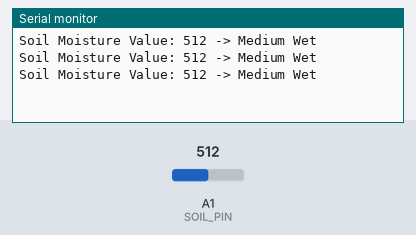
Bench run of a sketch on a simulated Arduino Uno, built with avr-gcc and run on an emulated ATmega328P. Parts: the last lines printed to the serial monitor. The inputs (shaded band) are chosen by the test bench; at power-on: A1 (SOIL_PIN) = 512.

Above: at 1.3 s.
1.4 s: A1 (SOIL_PIN) set to 411
At 1.9 s:
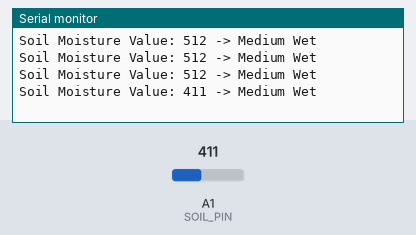
2.9 s: A1 (SOIL_PIN) set to 381
At 3.4 s:
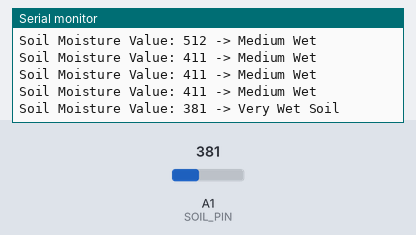
7.0 s: A1 (SOIL_PIN) set to 933
At 7.4 s:
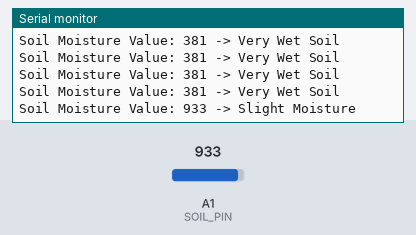
8.5 s: A1 (SOIL_PIN) set to 958
At 8.9 s:
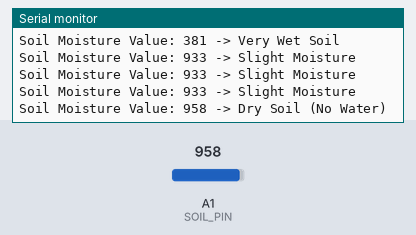

The sketch:

sketch_jun8a.ino
```cpp
#define SOIL_PIN A1

void setup() {
  Serial.begin(9600);
}

void loop() {

  int value = analogRead(SOIL_PIN);

  Serial.print("Soil Moisture Value: ");
  Serial.print(value);
  Serial.print(" -> ");

  if (value >= 950) {
    Serial.println("Dry Soil (No Water)");
  }
  else if (value >= 700) {
    Serial.println("Slight Moisture");
  }
  else if (value >= 400) {
    Serial.println("Medium Wet");
  }
  else {
    Serial.println("Very Wet Soil");
  }

  delay(500);
}
```

Measured:
- the behaviour switches between 400 and 399 on A1 (SOIL_PIN) (found by bisection; images 1 and 2)
- the behaviour switches between 949 and 950 on A1 (SOIL_PIN) (found by bisection; images 3 and 4)
- after the input at 1.4 s, the serial monitor: prints a new line after 0.10 s (image 1)
- after the input at 2.9 s, the serial monitor: prints a new line after 0.10 s (image 2)
- after the input at 7.0 s, the serial monitor: prints a new line at once (image 3)
- after the input at 8.5 s, the serial monitor: prints a new line at once (image 4)
